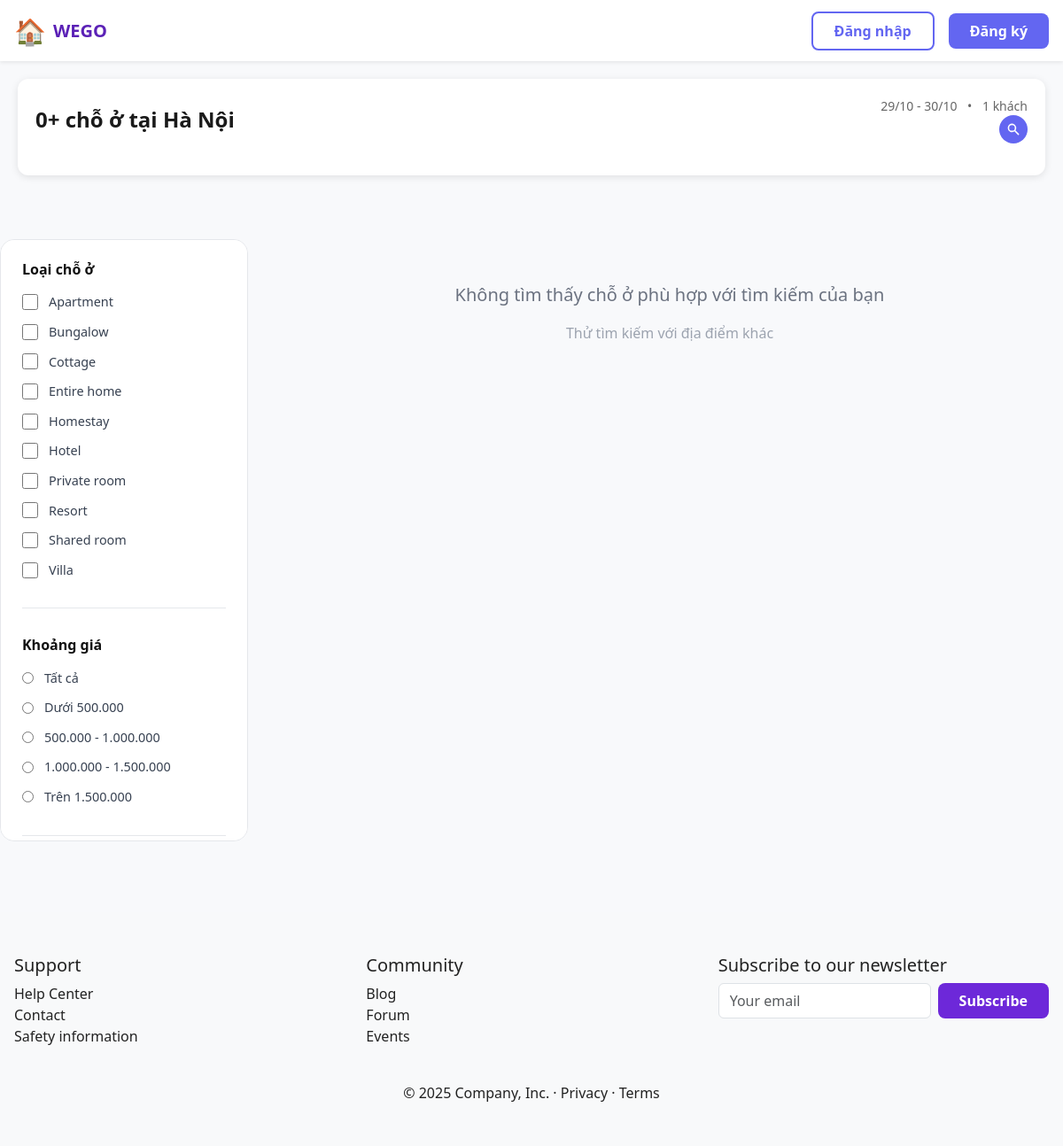
Screenshot of /view/user/traveller/listListings.php?source=featured&location=Hà+Nội&checkin=2025-10-29&checkout=2025-10-30&guests=1 with the database file from the repository.
### tables this page shows
CREATE TABLE `place_type` (
  `place_type_id` BIGINT UNSIGNED NOT NULL AUTO_INCREMENT,
  `name` VARCHAR(120) NOT NULL,
  `description` VARCHAR(500) DEFAULT NULL,
  PRIMARY KEY (`place_type_id`),
  UNIQUE KEY `uq_place_type_name` (`name`)
);

### model/mListing.php (called while the page is built, shortened)
<?php
class mListing {
    public function mSearchListingsByLocation($location){
        $p = new mConnect();
        $conn = $p->mMoKetNoi();
        if($conn){
            $location = $conn->real_escape_string($location);
            $strSelect = "SELECT
                            l.listing_id,
                            l.title,
                            l.description,
                            l.price,
                            l.capacity,
                            l.address,
                            l.place_type_id,
                            pt.name as place_type_name,
                            p.name as province_name,
                            p.full_name as province_full_name,
                            w.name as ward_name,
                            w.full_name as ward_full_name,
                            li.file_url,
                            COALESCE(AVG(r.rating), 0) as avg_rating,
                            COUNT(DISTINCT r.review_id) as review_count
                         FROM listing l
                         LEFT JOIN place_type pt ON l.place_type_id = pt.place_type_id
                         LEFT JOIN wards w ON l.ward_code = w.code
                         LEFT JOIN provinces p ON w.province_code = p.code
                         LEFT JOIN listing_image li ON l.listing_id = li.listing_id AND li.is_cover = 1
                         LEFT JOIN review r ON l.listing_id = r.listing_id
                         WHERE l.status = 'active'
                         AND (p.name LIKE '%$location%' OR p.full_name LIKE '%$location%')
                         GROUP BY l.listing_id
                         ORDER BY
                            CASE WHEN COUNT(DISTINCT r.review_id) > 0 THEN 0 ELSE 1 END,
                            avg_rating DESC,
                            l.created_at DESC";
            $result = $conn->query($strSelect);
            return $result;
        }else{
            return false;
        }
    }
}
?>

### model/mType&Amenties.php (called while the page is built, shortened)
<?php
class mType{
    public function mGetAllTypes(){
        $p = new mConnect();
        $conn = $p->mMoKetNoi();
        if($conn){
            $strSelect = "SELECT * FROM place_type ORDER BY name ASC";
            $result = $conn->query($strSelect);
            return $result;
        }else{
            return false;
        }
    }
}
?>

### controller/cType&Amenties.php (called while the page is built, shortened)
<?php
include_once(__DIR__ . "/../model/mType&Amenties.php");
class cTypeAndAmenties{
    public function cGetAllTypes(){
        $mType = new mType();
        $tbl = $mType->mGetAllTypes();
        if(!$tbl){
            return false;
        }else{
            return $tbl;
        }
    }
}
?>

### view/user/traveller/listListings.php (the view, shortened to what this page needs)
<?php
$checkin = $_GET['checkin'] ?? '';
$checkout = $_GET['checkout'] ?? '';
$guests = $_GET['guests'] ?? 1;
include_once(__DIR__ . '/../../../controller/cType&Amenties.php');
$cType = new cTypeAndAmenties();
$placeTypesResult = $cType->cGetAllTypes();
$placeTypes = [];
if ($placeTypesResult) {
  while ($row = $placeTypesResult->fetch_assoc()) {
    $placeTypes[] = $row;
  }
}
$listings = [];
$cListing = new cListing();
$totalResults = count($listings);
?>
<?php include __DIR__ . '/../../partials/header.php'; ?>
<link rel="stylesheet" href="../../../view/css/search-form.css?v=<?php echo time(); ?>">
<link rel="stylesheet" href="../../../view/css/listListing.css?v=<?php echo time(); ?>">
<link rel="stylesheet" href="../../../view/css/listing-search.css?v=<?php echo time(); ?>">
<link rel="stylesheet" href="https://cdn.jsdelivr.net/npm/flatpickr@4.6.13/dist/flatpickr.min.css">
<div class="search-results-container">
  <div class="search-results-header">
    <div class="search-info">
      <h1 class="search-results-title">
        <?php echo $totalResults; ?>+ chỗ ở tại <?php echo htmlspecialchars($location); ?>
      </h1>
      <div class="search-results-info">
        <span><?php echo date('d/m', strtotime($checkin)); ?> - <?php echo date('d/m', strtotime($checkout)); ?></span>
        <span class="separator">•</span>
        <span><?php echo $guests; ?> khách</span>
        <button class="btn-search-modify" id="toggleSearchForm" type="button">
          <svg width="16" height="16" viewBox="0 0 20 20" fill="currentColor">
            <path fill-rule="evenodd" d="M8 4a4 4 0 100 8 4 4 0 000-8zM2 8a6 6 0 1110.89 3.476l4.817 4.817a1 1 0 01-1.414 1.414l-4.816-4.816A6 6 0 012 8z" clip-rule="evenodd"/>
          </svg>
        </button>
      </div>
    </div>
      <?php
      include __DIR__ . '/../../partials/search-form.php';
      ?>
  </div>
</div>
<div class="list-container">
  <aside class="sidebar">
    <div class="filter-section">
      <h3 class="filter-title">Loại chỗ ở</h3>
      <div class="filter-options">
        <?php
        if (!empty($placeTypes)) {
          foreach ($placeTypes as $type) {
            echo '<label class="checkbox-label">';
            echo '<input type="checkbox" name="type[]" value="' . $type['place_type_id'] . '">';
            echo '<span>' . htmlspecialchars($type['name']) . '</span>';
            echo '</label>';
          }
        } else {
          echo '<p class="filter-empty-message">Không có loại chỗ ở</p>';
        }
        ?>
      </div>
    </div>
    <div class="filter-section">
      <h3 class="filter-title">Khoảng giá</h3>
      <div class="filter-options">
        <label class="checkbox-label">
          <input type="radio" name="price" value="">
          <span>Tất cả</span>
        </label>
        <label class="checkbox-label">
          <input type="radio" name="price" value="0-500000">
          <span>Dưới 500.000</span>
        </label>
        <label class="checkbox-label">
          <input type="radio" name="price" value="500000-1000000">
          <span>500.000 - 1.000.000</span>
        </label>
        <label class="checkbox-label">
          <input type="radio" name="price" value="1000000-1500000">
          <span>1.000.000 - 1.500.000</span>
        </label>
        <label class="checkbox-label">
          <input type="radio" name="price" value="1500000+">
          <span>Trên 1.500.000</span>
        </label>
      </div>
    </div>
  </aside>
  <main class="main-content">
    <div class="listings-grid">
      <?php if (!empty($listings)): ?>
        <?php foreach ($listings as $listing): ?>
          <?php
          $amenitiesResult = $cListing->cGetListingAmenities($listing['listing_id']);
          $amenitiesIds = [];
          if ($amenitiesResult && $amenitiesResult->num_rows > 0) {
            while ($amenityRow = $amenitiesResult->fetch_assoc()) {
              $amenitiesIds[] = $amenityRow['amenity_id'];
            }
          }
          $amenitiesStr = implode(',', $amenitiesIds);
          ?>
          <a href="./detailListing.php?id=<?php echo $listing['listing_id']; ?>&checkin=<?php echo urlencode($checkin); ?>&checkout=<?php echo urlencode($checkout); ?>&guests=<?php echo urlencode($guests); ?>"
             class="listing-card-link">
            <article class="listing-card"
                     data-place-type-id="<?php echo $listing['place_type_id'] ?? ''; ?>"
                     data-price="<?php echo $listing['price']; ?>"
                     data-rating="<?php echo $listing['avg_rating']; ?>"
                     data-amenities="<?php echo $amenitiesStr; ?>">
              <div class="listing-image">
              <?php
              if (!empty($listing['file_url'])) {
                if (strpos($listing['file_url'], 'http') === 0) {
                  $imageUrl = $listing['file_url'];
                } else {
                  $imageUrl = '../../../' . $listing['file_url'];
                }
              } else {
                $imageUrl = '../../../public/img/placeholder_listing/demo.png';
              }
              ?>
              <img src="<?php echo $imageUrl; ?>" alt="<?php echo htmlspecialchars($listing['title']); ?>">
            </div>
            <div class="listing-content">
              <div class="listing-header">
                <span class="listing-type">
                  <?php echo htmlspecialchars($listing['place_type_name'] ?? 'Chỗ ở'); ?>
                  tại <?php echo htmlspecialchars($listing['province_name'] ?? $listing['ward_name']); ?>
                </span>
              </div>
              <h2 class="listing-title"><?php echo htmlspecialchars($listing['title']); ?></h2>
              <div class="listing-details">
                <span><?php echo htmlspecialchars($listing['address']); ?></span>
              </div>
              <div class="listing-capacity">
                <i class="fa-solid fa-users"></i>
                <span>Tối đa <?php echo $listing['capacity']; ?> khách</span>
              </div>
              <?php if (!empty($listing['description'])): ?>
                <div class="listing-description">
                  <?php echo htmlspecialchars(substr($listing['description'], 0, 100)) . '...'; ?>
                </div>
              <?php endif; ?>
              <?php if ($listing['review_count'] > 0): ?>
                <div class="listing-rating">
                  <div class="rating-wrapper">
                    <i class="fa-solid fa-star rating-star"></i>
                    <span class="rating-value"><?php echo number_format($listing['avg_rating'], 1); ?></span>
                  </div>
                  <span class="rating-count">
                    (<?php echo $listing['review_count']; ?> đánh giá)
                  </span>
                </div>
              <?php else: ?>
                <div class="listing-rating no-rating">
                  Chưa có đánh giá
                </div>
              <?php endif; ?>
              <div class="listing-footer">
                <div class="listing-price">
                  <span class="price"><?php echo number_format($listing['price']); ?>₫</span>
                  <span class="price-unit">/đêm</span>
                </div>
              </div>
            </article>
          </a>
        <?php endforeach; ?>
      <?php else: ?>
        <div class="no-results-container">
          <p class="no-results-title">Không tìm thấy chỗ ở phù hợp với tìm kiếm của bạn</p>
          <p class="no-results-subtitle">Thử tìm kiếm với địa điểm khác</p>
        </div>
      <?php endif; ?>
    </div>
  </main>
</div>
<?php include __DIR__ . '/../../partials/footer.php'; ?>

### view/css/style.css (style rules this page uses)
body { font-family: system-ui, -apple-system, "Segoe UI", Roboto, "Helvetica Neue", Arial, sans-serif; background: #f8f9fb; color: #222; margin: 0; padding: 0; }

### view/css/listListing.css (style rules this page uses)
.list-container { display: grid; grid-template-columns: 280px 1fr; gap: 2rem; padding: 2rem 0; max-width: 1400px; margin: 0 auto; }
.sidebar { position: sticky; top: 100px; height: fit-content; max-height: calc(100vh - 120px); overflow-y: auto; padding: 1.5rem; background: white; border-radius: 16px; border: 1px solid #e5e7eb; }
.filter-section { margin-bottom: 2rem; padding-bottom: 2rem; border-bottom: 1px solid #e5e7eb; }
.filter-title { font-size: 1rem; font-weight: 700; color: #111; margin-bottom: 1rem; }
.filter-options { display: flex; flex-direction: column; gap: 0.75rem; }
.checkbox-label { display: flex; align-items: center; gap: 0.75rem; cursor: pointer; font-size: 0.9rem; color: #374151; transition: color 0.2s ease; }
.checkbox-label input[type="checkbox"] { width: 18px; height: 18px; cursor: pointer; accent-color: #6366f1; }
.main-content { min-width: 0; }
.search-info { display: flex; justify-content: space-between; align-items: center; }
.btn-search-modify { background: #6366f1; border: none; border-radius: 50%; width: 32px; height: 32px; display: flex; align-items: center; justify-content: center; cursor: pointer; margin-left: auto; transition: all 0.2s ease; color: white; }
.listings-grid { display: grid; grid-template-columns: repeat(auto-fill, minmax(320px, 1fr)); gap: 1.5rem; margin-bottom: 3rem; }
.no-results-container { grid-column: 1/-1; text-align: center; padding: 3rem; }
.no-results-title { font-size: 1.25rem; color: #6b7280; }
.no-results-subtitle { color: #9ca3af; margin-top: 0.5rem; }

### view/css/listing-search.css (style rules this page uses)
.search-results-container { max-width: 1400px; margin: 0 auto; padding: 20px; }
.search-results-header { background: white; border-radius: 12px; padding: 20px; box-shadow: 0 2px 8px rgba(0,0,0,0.1); margin-bottom: 20px; }
.search-results-title { font-size: 24px; font-weight: 700; margin-bottom: 16px; color: #1a1a1a; }
.search-results-info { font-size: 14px; color: #666; margin-bottom: 16px; }
.search-results-info .separator { margin: 0 8px; }

### rows the page displays
place_type: name "Apartment"
place_type: name "Bungalow"
place_type: name "Cottage"
place_type: name "Entire home"
place_type: name "Homestay"
place_type: name "Hotel"
place_type: name "Private room"
place_type: name "Resort"
place_type: name "Shared room"
place_type: name "Villa"

### other values shown
$totalResults "0"
$location "Hà Nội"
date('d/m', strtotime($checkin)) "29/10"
date('d/m', strtotime($checkout)) "30/10"
$guests "1"
